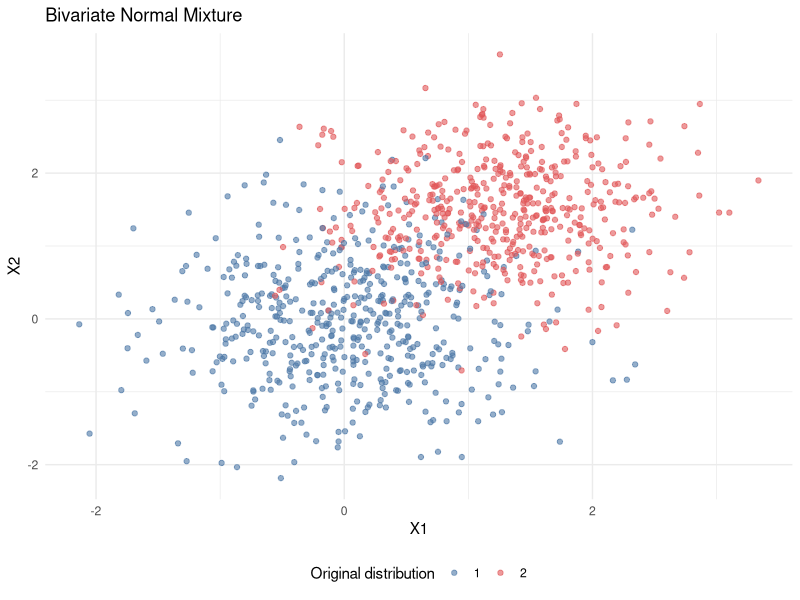

The R script that drew this image:
## ---- chunk 1
knitr::opts_chunk$set(echo = TRUE)
## ---- chunk 2
library(ggplot2)
library(mvtnorm)
library(knitr)
## ---- chunk 3
n <- 10000000
mu <- c(0, 0)
sigma <- matrix(c(0.6, 0, 0, 0.6), nrow = 2)

box_muller_normal <- function(n, mu, sigma){

  set.seed(1234)
  u <- runif(n)
  v <- runif(n)
  
  x1 <- sqrt(-2*log(u))*cos(2*pi*v)*sqrt(sigma[1, 1]) + mu[1]
  x2 <- sqrt(-2*log(u))*sin(2*pi*v)*sqrt(sigma[2, 2]) + mu[2]

  return(data.frame(x1, x2))
}

time_box <- system.time({
  dist <- box_muller_normal(n, mu, sigma)
})

library(mvtnorm)

set.seed(1234)
time_rmvnorm <- system.time({
  dist2 <- rmvnorm(n, mean = mu, sigma = sigma)
})

df <- data.frame("Time" = c(time_box["elapsed"], time_rmvnorm["elapsed"]))
rownames(df) <- c("Box-Muller method", "rmvnorm function")
colnames(df) <- c("Computation time (seconds)")
kable(df, caption = "Computation time for each method")
## ---- chunk 4
mu1 <- c(0, 0)
mu2 <- c(1.2, 1.5)
mu <- list(mu1, mu2)

sigma1 <- matrix(c(0.6, 0, 0, 0.6), nrow = 2)
sigma2 <- matrix(c(0.5, 0, 0, 0.5), nrow = 2)
sigma <- list(sigma1, sigma2)

prob <- c(0.5, 0.5)
n <- 1000

x <- data.frame(matrix(NA, nrow = n, ncol = 3))
set.seed(1234)
for(i in 1:n){
  g <- sample(1:2, 1, replace = TRUE, p = prob)
  x[i, 1:2] <- rmvnorm(n = 1, mean = mu[[g]], sigma = sigma[[g]])
  x[i, 3] <- as.character(g)
}

ggplot(x, aes(x = x[, 1], y = x[, 2], color = x[, 3])) +
  geom_point(alpha = 0.6) +
  theme_minimal() +
  scale_color_manual(values = c("#4E79A7", "#E15759")) + 
  labs(title = "Bivariate Normal Mixture", x = "X1", y = "X2", color = "Original distribution") + 
  theme(legend.position="bottom")
